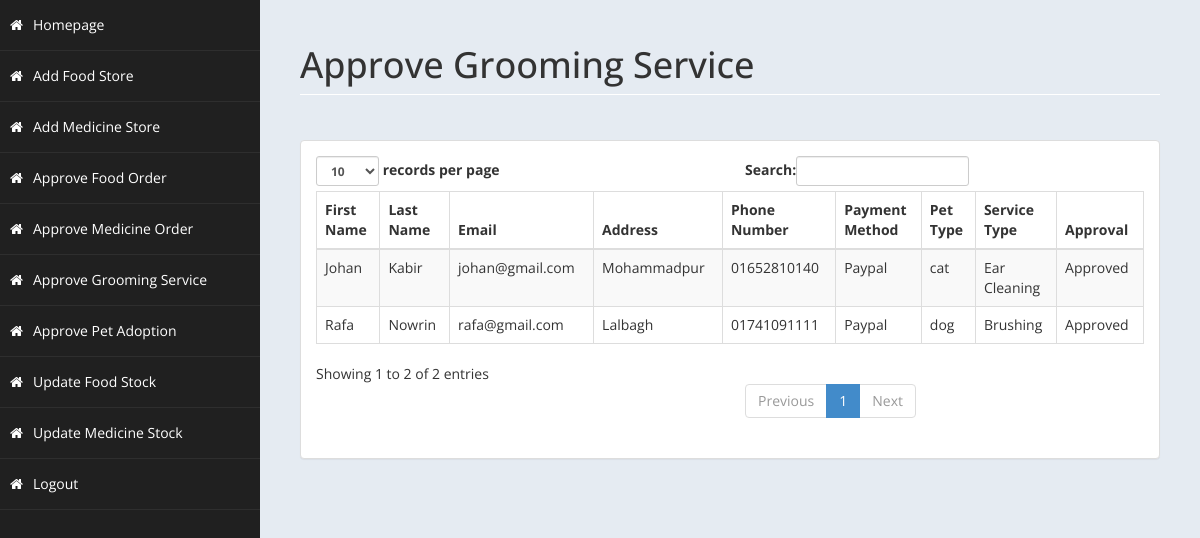
Screenshot of /admingroom.php with the database file from the repository.
### tables this page shows
CREATE TABLE `groomorderdetails` (
  `fname` varchar(100) NOT NULL,
  `lname` varchar(100) NOT NULL,
  `email` varchar(100) NOT NULL,
  `address` varchar(100) NOT NULL,
  `pnum` varchar(100) NOT NULL,
  `pmethod` varchar(100) NOT NULL,
  `pid` varchar(100) NOT NULL,
  `pet` varchar(100) NOT NULL,
  `approval` varchar(100) NOT NULL,
  `gid` int(11) NOT NULL
);

CREATE TABLE `groom` (
  `id` int(11) NOT NULL,
  `type` varchar(100) NOT NULL,
  `price` varchar(100) NOT NULL,
  `pet` varchar(100) NOT NULL
);

### admingroom.php (the view, shortened to what this page needs)
<!DOCTYPE html>
<html xmlns="http://www.w3.org/1999/xhtml">
<head>
    <link href="food/assets/css/bootstrap.css" rel="stylesheet" />
    <link href="food/assets/css/font-awesome.css" rel="stylesheet" />
    <link href="food/assets/css/custom-styles.css" rel="stylesheet" />
</head>
<body>
    <div id="wrapper">
        <nav class="navbar-default navbar-side" role="navigation">
            <div class="sidebar-collapse">
            <ul class="nav" id="main-menu">
                    <li>
                        <a  href="adminhome.php"><i class="fa fa-home"></i>Homepage</a>
                    </li>
                    <li>
                        <a  href="addfood.php"><i class="fa fa-home"></i>Add Food Store</a>
                    </li>
                    <li>
                        <a  href="addmed.php"><i class="fa fa-home"></i>Add Medicine Store</a>
                    </li>
                    <li>
                        <a  href="adminfood.php"><i class="fa fa-home"></i>Approve Food Order</a>
                    </li>
					<li>
                        <a  href="adminmedicine.php"><i class="fa fa-home"></i>Approve Medicine Order</a>
                    </li>
                    <li>
                        <a  href="admingroom.php"><i class="fa fa-home"></i>Approve Grooming Service</a>
                    </li>
                    <li>
                        <a  href="adminadopt.php"><i class="fa fa-home"></i>Approve Pet Adoption</a>
                    </li>
                    <li>
                        <a  href="adminfstock.php"><i class="fa fa-home"></i>Update Food Stock</a>
                    </li>
                    <li>
                        <a  href="adminmstock.php"><i class="fa fa-home"></i>Update Medicine Stock</a>
                    </li>
                    <li>
                        <a  href="logout.php"><i class="fa fa-home"></i>Logout</a>
                    </li>
					</ul>
            </div>
        </nav>
        <div id="page-wrapper" >
            <div id="page-inner">
			 <div class="row">
                    <div class="col-md-12">
                        <h1 class="page-header">
                           Approve Grooming Service<small> </small>
                        </h1>
                    </div>
                </div>
            <div class="row">
                <div class="col-md-12">
                    <div class="panel panel-default">
                        <div class="panel-body">
                            <div class="table-responsive">
                                <table class="table table-striped table-bordered table-hover" id="dataTables-example">
                                    <thead>
                                    <tr>
                                            <th>First Name</th>
                                            <th>Last Name</th>
                                            <th>Email</th>
                                            <th>Address</th>
                                            <th>Phone Number</th>
                                            <th>Payment Method</th>
                                            <th>Pet Type</th>
                                            <th>Service Type</th>
                                            <th>Approval</th>
                                        </tr>
                                    </thead>
                                    <tbody>
                                    <?php
										include ('db.php');
										$sql="select * from groomorderdetails,groom where groomorderdetails.pid=groom.id";
										$re = mysqli_query($con,$sql);
										while($row = mysqli_fetch_array($re))
										{
                                            $approval=$row['approval'];
                                            if($approval =="Yes")
                                            {
                                                echo"<tr class='gradeC'>
                                                <td>".$row['fname']."</td>
                                                <td>".$row['lname']."</td>
                                                <td>".$row['email']."</td>
                                                <td>".$row['address']."</td>
                                                <td>".$row['pnum']."</td>
                                                <td>".$row['pmethod']."</td>
                                                <td>".$row['pet']."</td>
                                                <td>".$row['type']."</td>
                                                <td>Approved</td>
                                                </tr>";
                                            }
                                        }
									?>
                                    </tbody>
                                </table>
                            </div>
                        </div>
                    </div>
                </div>
            </div>
        </div>
    </div>
</body>
</html>

### food/assets/css/custom-styles.css (style rules this page uses)
body { font-family: 'Open Sans', sans-serif; }
#wrapper { width: 100%; background:#202020; }
#page-wrapper { padding: 15px 15px; min-height: 600px; background:#E5EBF2; }
#page-inner { width:100%; margin:10px 20px 10px 0px; background-color:transparent; padding:10px; min-height:1200px; }
h1, .h1, h2, .h2, h3, .h3 { margin-top: 7px; margin-bottom: -5px; }
.page-header { padding-bottom: 9px; margin: 10px 0 45px; border-bottom: 1px solid #ffffff; }
.sidebar-collapse , .sidebar-collapse .nav { background:none; }
.sidebar-collapse .nav { padding:0; }
.sidebar-collapse .nav > li > a { color:#fff; background:transparent; text-shadow:none; }
.sidebar-collapse > .nav > li > a { padding:15px 10px; }
.sidebar-collapse > .nav > li { border-bottom: 1px solid rgba(107, 108, 109, 0.19); }
.navbar-side { border:none; background-color: transparent; }
.navbar-default { border:0px solid black; }
.nav > li > a > i { margin-right:10px; }
@media (min-width:768px) { #page-wrapper { margin: 0 0 0 260px; padding: 15px 30px; min-height: 1200px; } }
@media (min-width:768px) { .navbar-side { z-index: 1; position: absolute; width: 260px; } }

### rows the page displays
groomorderdetails: fname "Rafa", lname "Nowrin", email "rafa@gmail.com", address "Lalbagh", pnum "01741091111", pmethod "Paypal", groom.pet "dog", groom.type "Brushing"
groomorderdetails: fname "Johan", lname "Kabir", email "johan@gmail.com", address "Mohammadpur", pnum "01652810140", pmethod "Paypal", groom.pet "cat", groom.type "Ear Cleaning"
